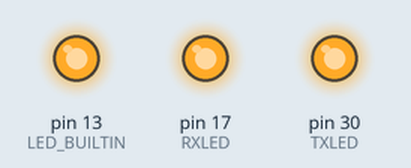
Simulated run of this sketch. Board: Arduino Mega 2560, built with avr-gcc and run on an emulated ATmega2560. Parts: output pins drawn as LEDs (lit = HIGH).

Above: at 0.5 s.
At 3.5 s:
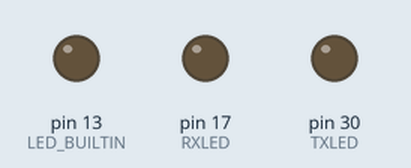
Timing chart, 0 to 4.6 s (numbered marks = the images above):
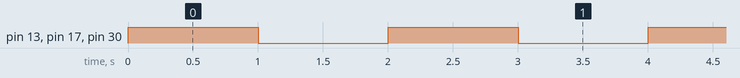

Measured:
- by itself, pin 13 (LED_BUILTIN), pin 17 (RXLED), pin 30 (TXLED): alternates HIGH for 1.0 s and LOW for 1.0 s

The sketch:

blink.ino
```cpp
int RXLED = 17; // The RX LED has a defined Arduino pin
int TXLED = 30; // The TX LED has a defined Arduino pin

// the setup function runs once when you press reset or power the board
void setup() {
// initialize digital pin LED_BUILTIN as an output.
pinMode(LED_BUILTIN, OUTPUT);
pinMode(RXLED, OUTPUT); // Set RX LED as an output
pinMode(TXLED, OUTPUT); // Set TX LED as an output
}

// the loop function runs over and over again forever
void loop() {
digitalWrite(LED_BUILTIN, HIGH); // turn the LED on (HIGH is the voltage level)
digitalWrite(RXLED, HIGH); // set the LED off
digitalWrite(TXLED, HIGH); // set the LED off
delay(1000); // wait for a second
digitalWrite(LED_BUILTIN, LOW); // turn the LED off by making the voltage LOW
digitalWrite(RXLED, LOW); // set the LED on
digitalWrite(TXLED, LOW); // set the LED on
delay(1000); // wait for a second
}
```
